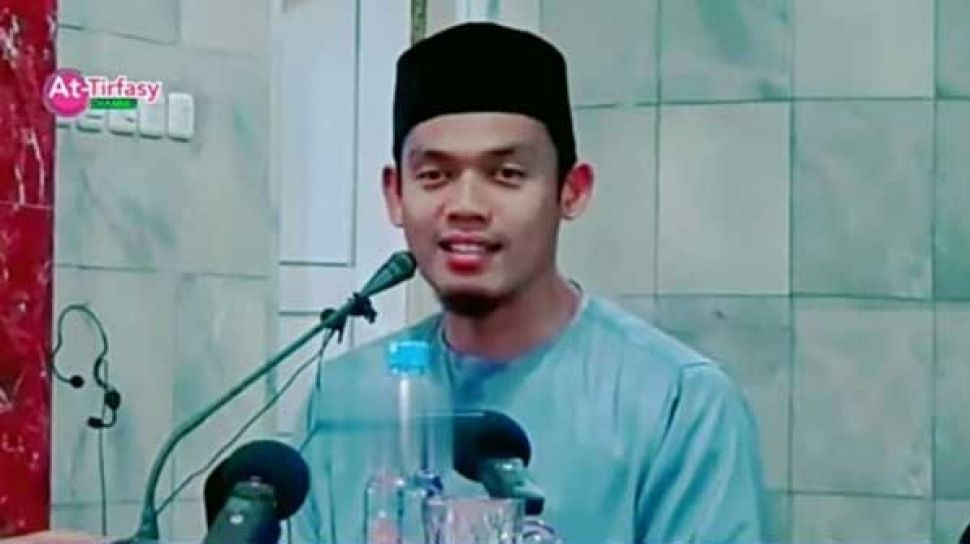
#> input picture UTS/buya.jpg, 970 x 544 px
$ python Msyh_TI18210009.py
#> lines starting #> are read from the running program, lines starting #| are printed output that depends on the picture
import cv2

# Read the original image
img = cv2.imread('buya.jpg')
#> img is the input picture: shape (544, 970, 3); mean B, G, R 146.3, 141.9, 120.8
img_gray = cv2.cvtColor(img, cv2.COLOR_BGR2GRAY)
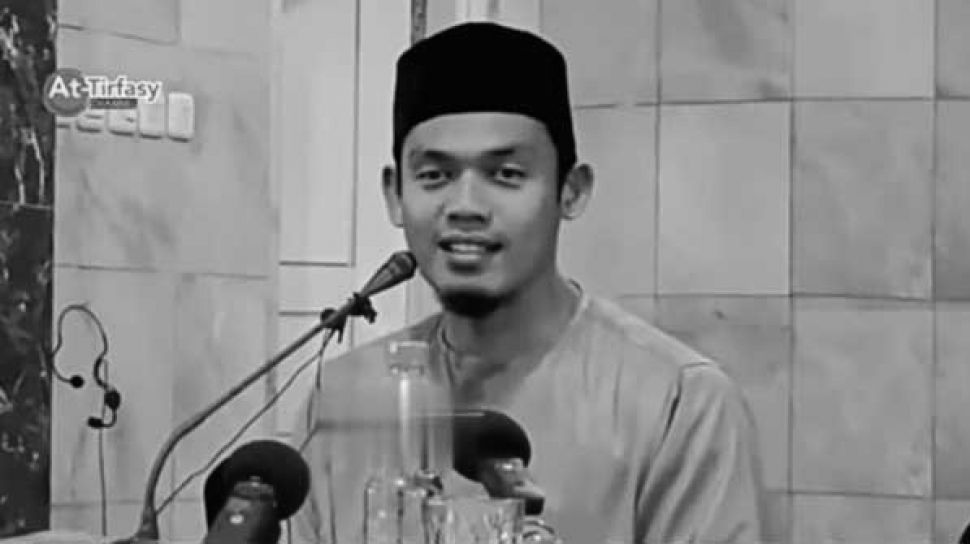
#> img_gray: shape (544, 970); min 0, max 248, mean 136.1
# Blur the image for better edge detection
img_blur = cv2.GaussianBlur(img_gray, (3,3), 0)
edges = cv2.Canny(image=img_blur, threshold1=100, threshold2=200)
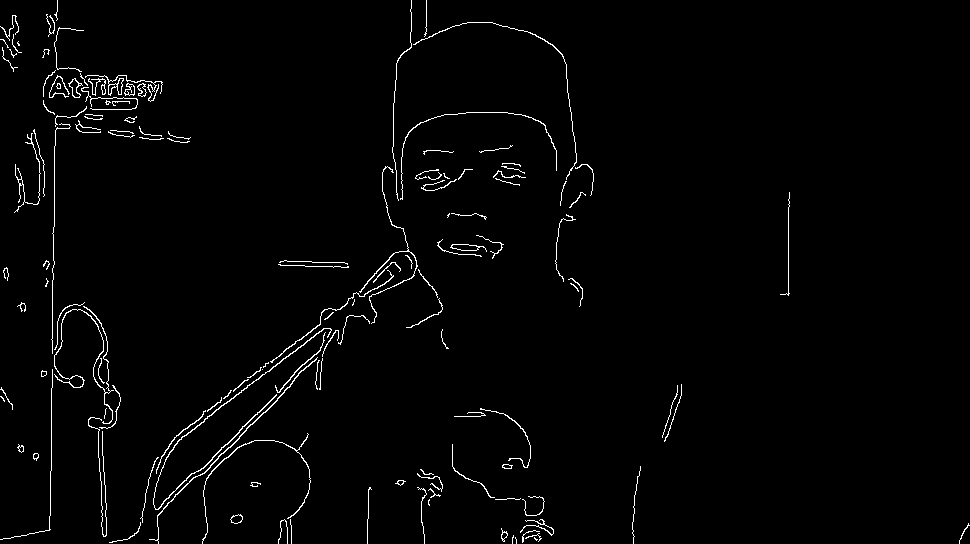
#> edges: shape (544, 970); 1.8% white in thin lines or dots
cv2.imshow('Canny Edge Detection', edges)
cv2.waitKey(0)

cv2.destroyAllWindows()
